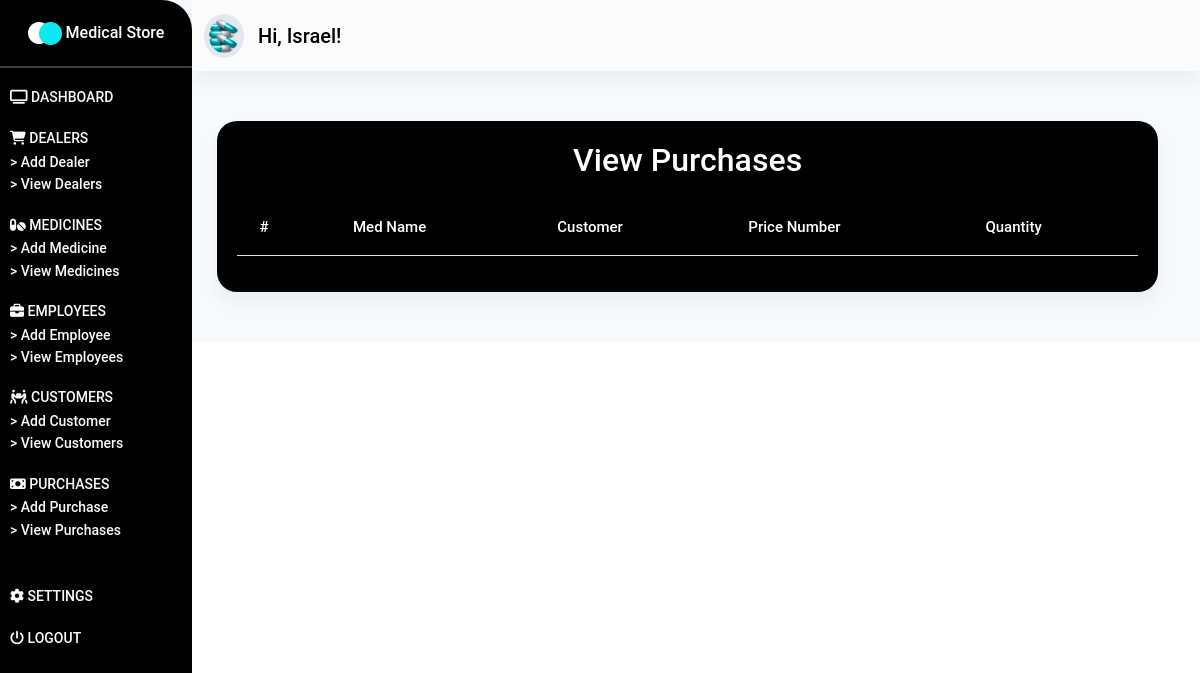
Page /purchases/ (signed in) on the earlier database version.
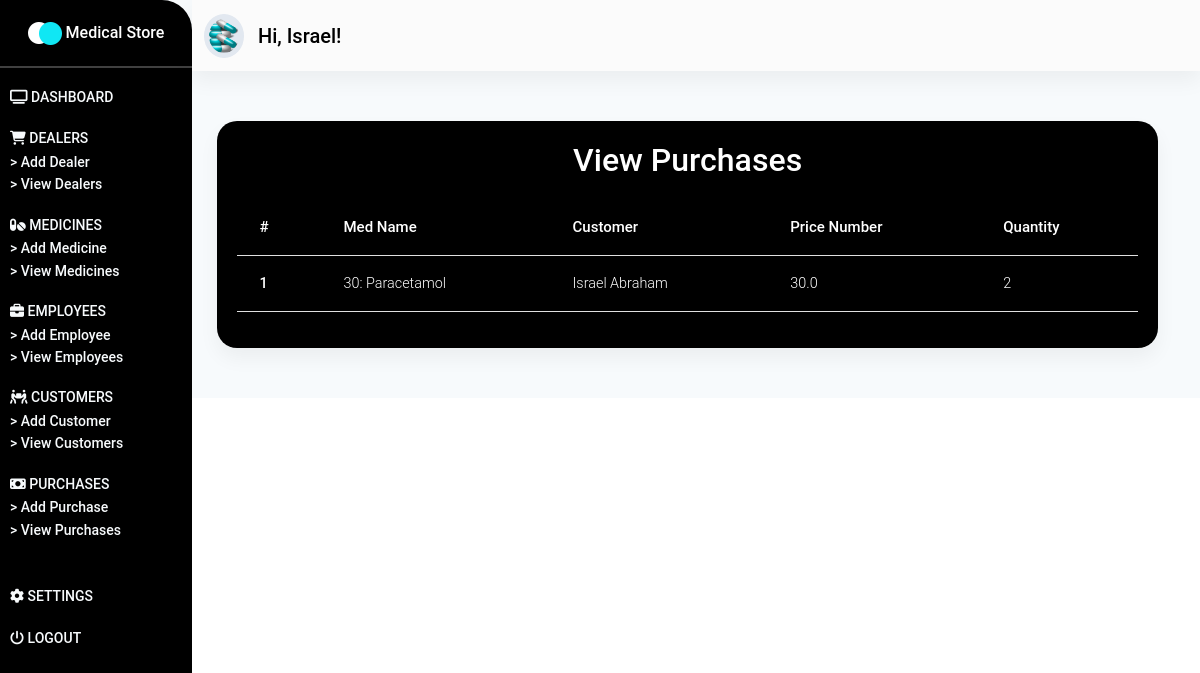
Same page on the later database version.
### store/models.py (models this page shows, shortened)
class Purchase(models.Model):
    med_name = models.ForeignKey(Medicine, on_delete=models.CASCADE)
    customer = models.ForeignKey(Customer, on_delete=models.CASCADE)
    price_number = models.FloatField()
    quantity = models.IntegerField()

class Medicine(models.Model):
    med_code = models.IntegerField()
    med_name = models.CharField(max_length=50)
    dealer_name = models.ForeignKey(Dealer, on_delete=models.CASCADE)
    price = models.FloatField()
    stock = models.IntegerField()
    description = models.TextField()
    def __str__(self):
        return f"{self.med_code}: {self.med_name}"

class Customer(models.Model):
    fname = models.CharField(max_length=100)
    lname = models.CharField(max_length=100)
    address = models.TextField()
    phone_number = models.CharField(max_length=15)
    email = models.CharField(max_length=50)
    def __str__(self):
        return f"{self.fname} {self.lname}"

### store/views.py (the view)
# urls.py: path('purchases/', purchases_page, name="view-purchases"),
@login_required(login_url="/login/")
def purchases_page(request):
    purchases = Purchase.objects.all()
    context = {
        "purchases": purchases
    }
    return render(request, "store/view-purchases.html", context)

### store/templates/store/view-purchases.html (shortened to what this page needs)
{% extends 'store/base.html' %}
{% load static %}
{% block content %}
<section id="dashboard_section" class="dashboard_section">
        {% include "store/_dashboard-bar.html" %}
        <div class="container-fluid">
            <div class="add_dealer">
                <div class="purchase__card card">
                    <p class="h2">
                        View Purchases
                    </p>
                    <div class="dealers__table table-responsive">
                        <table class="table">
                            <thead>
                                <tr>
                                    <th scope="col">#</th>
                                    <th scope="col">Med Name</th>
                                    <th scope="col">Customer</th>
                                    <th scope="col">Price Number</th>
                                    <th scope="col">Quantity</th>
                                </tr>
                            </thead>
                            <tbody>
                            {% for purchase in purchases %}
                                <tr>
                                    <th scope="row">{{ purchase.id }}</th>
                                    <td>{{ purchase.med_name }}</td>
                                    <td>{{ purchase.customer }}</td>
                                    <td>{{ purchase.price_number }}</td>
                                    <td>{{ purchase.quantity }}</td>
                                </tr>
                            {% endfor %}
                            </tbody>
                        </table>
                    </div>
                </div>
            </div>
        </div>
    </section>
{% endblock content %}

Differences in the rows shown:
added Purchase: id "1", med_name "30: Paracetamol", customer "Israel Abraham", price_number "30.0", quantity "2"
